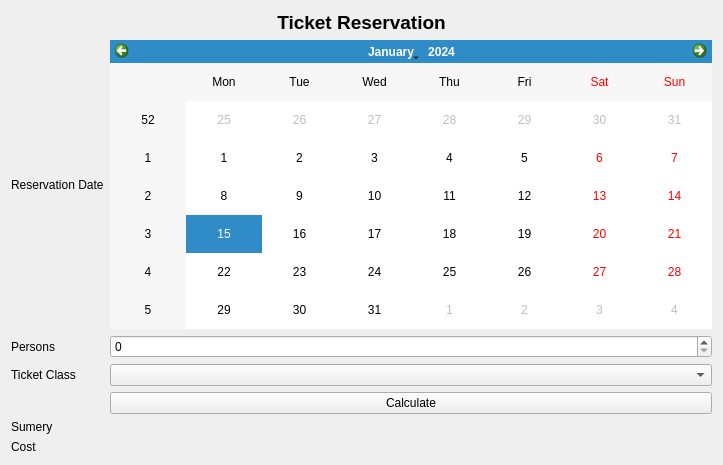
<?xml version="1.0" encoding="UTF-8"?>
<ui version="4.0">
 <class>Form</class>
 <widget class="QWidget" name="Form">
  <property name="geometry">
   <rect>
    <x>0</x>
    <y>0</y>
    <width>723</width>
    <height>465</height>
   </rect>
  </property>
  <property name="windowTitle">
   <string>Form</string>
  </property>
  <layout class="QGridLayout" name="gridLayout">
   <item row="2" column="0">
    <widget class="QLabel" name="label_3">
     <property name="text">
      <string>Persons</string>
     </property>
    </widget>
   </item>
   <item row="3" column="0">
    <widget class="QLabel" name="label_4">
     <property name="text">
      <string>Ticket Class</string>
     </property>
    </widget>
   </item>
   <item row="3" column="1">
    <widget class="QComboBox" name="cmbClass"/>
   </item>
   <item row="1" column="1">
    <widget class="QCalendarWidget" name="calendarWidget"/>
   </item>
   <item row="2" column="1">
    <widget class="QSpinBox" name="spnPersons"/>
   </item>
   <item row="4" column="1">
    <widget class="QPushButton" name="btnCalc">
     <property name="text">
      <string>Calculate</string>
     </property>
    </widget>
   </item>
   <item row="1" column="0">
    <widget class="QLabel" name="label_2">
     <property name="text">
      <string>Reservation Date</string>
     </property>
    </widget>
   </item>
   <item row="0" column="0" colspan="2">
    <widget class="QLabel" name="label">
     <property name="font">
      <font>
       <pointsize>14</pointsize>
       <weight>75</weight>
       <bold>true</bold>
      </font>
     </property>
     <property name="text">
      <string>Ticket Reservation</string>
     </property>
     <property name="alignment">
      <set>Qt::AlignCenter</set>
     </property>
    </widget>
   </item>
   <item row="5" column="0" colspan="2">
    <widget class="QLabel" name="lblSummery">
     <property name="text">
      <string>Sumery</string>
     </property>
    </widget>
   </item>
   <item row="6" column="0" colspan="2">
    <widget class="QLabel" name="lblCost">
     <property name="text">
      <string>Cost</string>
     </property>
    </widget>
   </item>
  </layout>
 </widget>
 <resources/>
 <connections/>
</ui>
